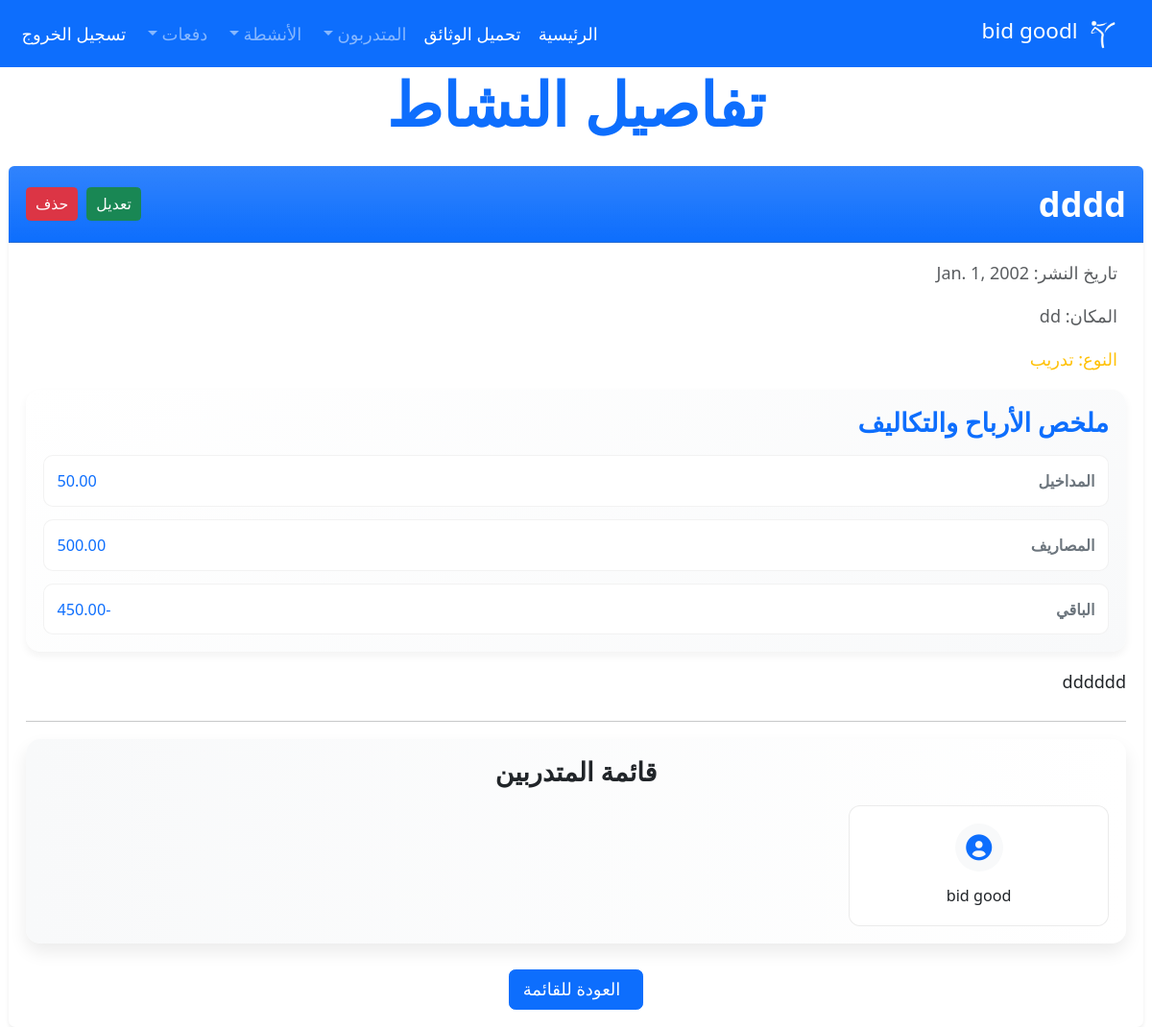
The page /article/1 (signed in) on the database its author committed.
### trainers/models.py (models this page shows, shortened)
class OrganizationInfo(models.Model):
    name = models.CharField(max_length=255, verbose_name='اسم الجمعية')
    slug = models.SlugField(unique=True, verbose_name='المعرف')
    description = models.TextField(blank=True, verbose_name='الوصف')
    established_date = models.DateField(blank=True, null=True, verbose_name='تاريخ التأسيس')
    rent_amount = models.DecimalField(max_digits=10, decimal_places=2, default=0, verbose_name='مبلغ الإيجار')
    phone_number = models.CharField(max_length=15, blank=True, verbose_name='رقم الهاتف')
    email = models.EmailField(blank=True, verbose_name='البريد الإلكتروني')
    datepay = models.DateField(blank=True, null=True, verbose_name='تاريخ الدفع')
    is_active = models.BooleanField(default=True, verbose_name='نشطة')
    subscription_tier = models.CharField(
        max_length=20,
        choices=[('free', 'مجاني'), ('basic', 'أساسي'), ('premium', 'متميز')],
        default='free',
        verbose_name='نوع الاشتراك'
    )
    max_trainers = models.IntegerField(default=50, verbose_name='الحد الأقصى للمتدربين')
    created_at = models.DateTimeField(auto_now_add=True, verbose_name='تاريخ الإنشاء')
    class Meta:
        verbose_name = 'جمعية'
        verbose_name_plural = 'الجمعيات'
        ordering = ['-created_at']

class Article(models.Model):
    organization = models.ForeignKey(
        OrganizationInfo,
        on_delete=models.CASCADE,
        related_name='articles',
        verbose_name='الجمعية'
    )
    choices = (
        ('local', 'محلي'),
        ('reigion', 'جهوي'),
        ('national', 'وطني'),
    )
    cts = (
        ('League', 'بطولة'),
        ('training', 'تدريب'),
        ('dawri', 'دوري'),
        ('test', 'امتحان'),
        ('out', 'خرجة'),
        ('other', 'اخرى'),
    )
    date = models.DateField(default=timezone.now, verbose_name='التاريخ')
    title = models.CharField(max_length=200, verbose_name='العنوان')
    location = models.CharField(max_length=500, default="اركانة نجوم اركانة", verbose_name='المكان')
    content = RichTextField(verbose_name='المحتوى')
    trainees = models.ManyToManyField(Trainer, blank=True, related_name='articles', verbose_name='المتدربون')
    category = models.CharField(choices=cts, max_length=30, verbose_name='الفئة')
    area = models.CharField(choices=choices, max_length=30, verbose_name='النطاق')
    costs = models.DecimalField(max_digits=10, decimal_places=2, default=0, verbose_name='التكاليف')
    participetion_price = models.DecimalField(max_digits=10, decimal_places=2, default=0, verbose_name='سعر المشاركة')
    class Meta:
        verbose_name = 'مقال'
        verbose_name_plural = 'المقالات'
        ordering = ['-date']
    @property
    def profit(self):
        return self.participetion_price * self.trainees.count()
    @property
    def net_profit(self):
        return self.profit - self.costs

class Trainer(models.Model):
    organization = models.ForeignKey(
        OrganizationInfo,
        on_delete=models.CASCADE,
        related_name='trainers',
        verbose_name='الجمعية'
    )
    belts = (
        ("أبيض", "أبيض"),
        ("برتقالي", "برتقالي"),
        ("أصفر", "أصفر"),
        ("أصفر مع شريط أخضر", "أصفر مع شريط أخضر"),
        ("أخضر", "أخضر"),
        ("أخضر مع شريط أزرق", "أخضر مع شريط أزرق"),
        ("أزرق", "أزرق"),
        ("أزرق مع شريط أحمر", "أزرق مع شريط أحمر"),
        ("أحمر", "أحمر"),
        ("أحمر مع شريط أسود", "أحمر مع شريط أسود"),
        ("أسود", "أسود"),
    )
    CatChoices = (
        ("small", "الصغار"),
        ("med", "فتيان"),
        ("big", "كبار"),
        ('women', 'نساء')
    )
    first_name = models.CharField(max_length=255, verbose_name='الاسم الأول')
    last_name = models.CharField(max_length=255, verbose_name='اسم العائلة')
    birth_day = models.DateField(verbose_name='تاريخ الميلاد')
    phone = models.CharField(max_length=15, blank=True, verbose_name='الهاتف')
    phone_parent = models.CharField(max_length=15, blank=True, verbose_name='هاتف ولي الأمر')
    email = models.EmailField(blank=True, verbose_name='البريد الإلكتروني')
    CIN = models.CharField(max_length=30, blank=True, verbose_name='رقم البطاقة')
    address = models.CharField(max_length=50, blank=True, verbose_name='العنوان')
    male_female = models.CharField(
        max_length=11,
        choices=(('male', 'ذكر'), ('female', 'أنثى')),
        verbose_name='الجنس'
    )
    belt_degree = models.CharField(max_length=50, choices=belts, null=True, blank=True, verbose_name='درجة الحزام')
    Degree = models.CharField(max_length=80, null=True, blank=True, verbose_name='المستوى التعليمي')
    category = models.CharField(max_length=9, choices=CatChoices, default="small", verbose_name='الفئة')
    tall = models.DecimalField(max_digits=5, decimal_places=2, blank=True, null=True, verbose_name='الطول')
    weight = models.DecimalField(max_digits=5, decimal_places=2, blank=True, null=True, verbose_name='الوزن')
    started_day = models.DateField(default=timezone.now, verbose_name='تاريخ البدء')
    is_active = models.BooleanField(default=True, verbose_name='نشط')
    image = models.ImageField(upload_to=image_upload_to, blank=True, verbose_name='الصورة')
    class Meta:
        verbose_name = 'متدرب'
        verbose_name_plural = 'المتدربون'
        ordering = ['-started_day']
        indexes = [
            models.Index(fields=['organization', 'is_active']),
            models.Index(fields=['organization', 'category']),
        ]

### trainers/views.py (the view)
# urls.py: path('article/<int:id>', views.article_details, name='article_detail'),
def article_details(request,id):
    article = Article.objects.get(pk=id)
    con = {'article' : article
           }
    return render(request,'pages/article_detail.html',con)

### trainers/templates/pages/article_detail.html (shortened to what this page needs)
{% extends "base/base.html" %}
{% block content %}
<div class="container-fluid px-0">
    <div class="row justify-content-center mx-0">
        <div class="col-12 px-2">
            <div class="text-center mb-4">
                <h1 class="display-4 text-primary fw-bold">تفاصيل النشاط</h1>
            </div>
            {% if article %}
            <div class="card border-0 shadow-sm">
                <div class="card-header bg-primary bg-gradient text-white py-3 d-flex justify-content-between align-items-center">
                    <h2 class="text-center mb-0 fw-bold">{{ article.title }}</h2>
                    <div class="d-flex align-items-center">
                        <a href="{% url 'edit_article' article.id %}" class="btn btn-success text-active btn-sm">تعديل </a>
                        <button onclick="confirmDelete({{article.id}})" class="btn btn-danger text-active mr-2 btn-sm">حذف</a>
                    </div>
                </div>
                <div class="card-body p-3">
                    <div class="d-flex align-items-center text-muted mb-3">
                        <span>تاريخ النشر: {{ article.date }}</span>
                    </div>
                    <div class="d-flex align-items-center text-muted mb-3">
                        <span>المكان: {{ article.location }}</span>
                    </div>
                    <div class="d-flex align-items-center text-muted mb-3">
                        <span class="text-warning">النوع: {{ article.get_category_display }}</span>
                    </div>
                    <div class="numbers">
                        <h4 class="text-primary fw-bold mb-3">ملخص الأرباح والتكاليف</h4>
                        <div class="summary-container">
                            <div class="summary-item">
                                <strong>المداخيل</strong>
                                <span>{{ article.profit }}</span>
                            </div>
                            <div class="summary-item">
                                <strong>المصاريف</strong>
                                <span>{{ article.costs }}</span>
                            </div>
                            <div class="summary-item">
                                <strong>الباقي</strong>
                                <span>{{ article.net_profit }}</span>
                            </div>
                        </div>
                    </div>
                    <div class="article-content mb-4">
                        <p class="lead">{{ article.content|safe }}</p>
                    </div>
<hr>
                    <div class="trainee-list-container">
                        <h4 class="text-center fw-bold mb-3">قائمة المتدربين</h4>
                        {% if article.trainees.all %}
                        <div class="row row-cols-2 row-cols-sm-3 row-cols-md-4 g-2">
                            {% for trainee in article.trainees.all %}
                            <div class="col">
                             <a href="{% url 'profile' trainee.id %}">
                                <div class="trainee-card">
                                    <div class="trainee-avatar">
                                        <i class="fas fa-user-circle"></i>
                                    </div>
                                    <div class="trainee-info">
                                        <p class="trainee-name">{{ trainee.first_name }} {{ trainee.last_name }}</p>
                                    </div>
                                </div>
                                </a>
                            </div>
                            {% endfor %}
                        </div>
                        {% else %}
                        <div class="alert alert-info text-center">
                        لا ت
                        يوجد أي متدربين مشاركين في هذا النشاط
                        </div>
                        {% endif %}
                    </div>
                    <div class="text-center mt-4">
                        <a href="{% url 'articles' 'all' %}" class="btn btn-primary">
                            العودة للقائمة
                        </a>
                    </div>
                </div>
            </div>
            {% endif %}
        </div>
    </div>
</div>
{% endblock %}

### trainers/templates/base/sidebar.html (shortened to what this page needs)
{% load static %}
<nav class="navbar navbar-expand-lg navbar-dark bg-primary">
    <div class="container-fluid">
        <a class="navbar-brand" href="{% url 'home' %}">
            <img src="{% static 'images/logo/logo.png' %}" alt="Logo" width="40" height="40" class="d-inline-block align-text-top">
            {% if request.organization %} {{ request.organization.name }} {% else %} الجمعية {% endif %}
        </a>
        <div class="collapse navbar-collapse" id="navbarNav">
            <ul class="navbar-nav me-auto mb-2 mb-lg-0">
                <li class="nav-item">
                    <a class="nav-link active" aria-current="page" href="{% url 'home' %}">الرئيسية</a>
                </li>
                <li class="nav-item">
                    <a class="nav-link active" aria-current="page" href="{% url 'trainees_report' %}">تحميل الوثائق</a>
                </li>
                <li class="nav-item dropdown">
                    <a class="nav-link dropdown-toggle" href="#" id="traineesDropdown" role="button" data-bs-toggle="dropdown" aria-expanded="false">
                        المتدربون
                    </a>
                </li>
                <li class="nav-item dropdown">
                    <a class="nav-link dropdown-toggle" href="#" id="activitiesDropdown" role="button" data-bs-toggle="dropdown" aria-expanded="false">
                        الأنشطة
                    </a>
                </li>
                <li class="nav-item dropdown">
                    <a class="nav-link dropdown-toggle " href="#" id="traineesDropdown" role="button" data-bs-toggle="dropdown" aria-expanded="false">
                        دفعات
                    </a>
                </li>
                {% if user.is_superuser %}
                <li class="nav-item dropdown">
                    <a class="nav-link dropdown-toggle"  id="financialDropdown" role="button" data-bs-toggle="dropdown" aria-expanded="false">
                        المالية
                    </a>
                    <ul class="dropdown-menu text-right" aria-labelledby="financialDropdown">
                        <li><a class="dropdown-item" href="{% url 'finantial_status' %}">التقرير المالي</a></li>
                        <hr>
                        <li><a class="dropdown-item" href="{% url 'add_expenses' %}">اضافة مصاريف</a></li>
                        <hr>
                        <li><a class="dropdown-item" href="{% url 'add_payments' %}">اضافة مداخيل</a></li>
                    </ul>
                </li>
                {% else %}
                <li><a class="nav-link active" href="{% url 'logout' %}">تسجيل الخروج</a></li>
                {% endif %}
            </ul>
        </div>
    </div>
</nav>

### trainers/templates/base/base.html (style rules this page uses)
.card { box-shadow: 0 20px 27px 0 rgb(0 0 0 / 5%); }
* { font-size: large; }
a { color: #02af74; text-decoration: none; }

### trainers/templates/pages/article_detail.html (style rules this page uses)
.trainee-list-container { background: linear-gradient(to right, #f8f9fa, #ffffff); border-radius: 15px; padding: 1rem; box-shadow: 0 0.5rem 1rem rgba(0, 0, 0, 0.08); width: 100%; max-width: 100%; overflow-x: hidden; }
.trainee-card { background: white; border-radius: 12px; padding: 1rem; transition: all 0.3s ease; border: 1px solid rgba(0,0,0,0.08); width: 100%; height: auto; display: flex; flex-direction: column; align-items: center; gap: 0.5rem; }
.trainee-avatar { width: 50px; height: 50px; background: #f8f9fa; border-radius: 50%; display: flex; align-items: center; justify-content: center; margin-bottom: 0.25rem; }
.trainee-avatar i { font-size: 1.5rem; color: #0d6efd; }
.trainee-info .trainee-name { font-size: 0.9rem; color: #212529; font-weight: 500; margin: 0; text-align: center; word-break: break-word; }
.numbers { background: linear-gradient(145deg, #ffffff, #f8f9fa); border-radius: 15px; padding: 1rem; box-shadow: 0 0.25rem 0.5rem rgba(0,0,0,0.05); margin: 1rem 0; width: 100%; }
.summary-container { display: grid; gap: 0.75rem; }
.summary-item { display: flex; justify-content: space-between; align-items: center; padding: 0.75rem; background: white; border-radius: 10px; border: 1px solid rgba(0,0,0,0.05); }
.summary-item strong { color: #6c757d; font-size: 0.9rem; }
.summary-item span { font-weight: 500; color: #0d6efd; font-size: 0.9rem; }

### rows shown on the page
OrganizationInfo: organization.name "bid goodl"
Article: title "dddd", date "Jan. 1, 2002", location "dd", category "تدريب", profit "50.00", costs "500.00", net_profit "-450.00", content "dddddd"
Trainer: first_name "bid", last_name "good"
